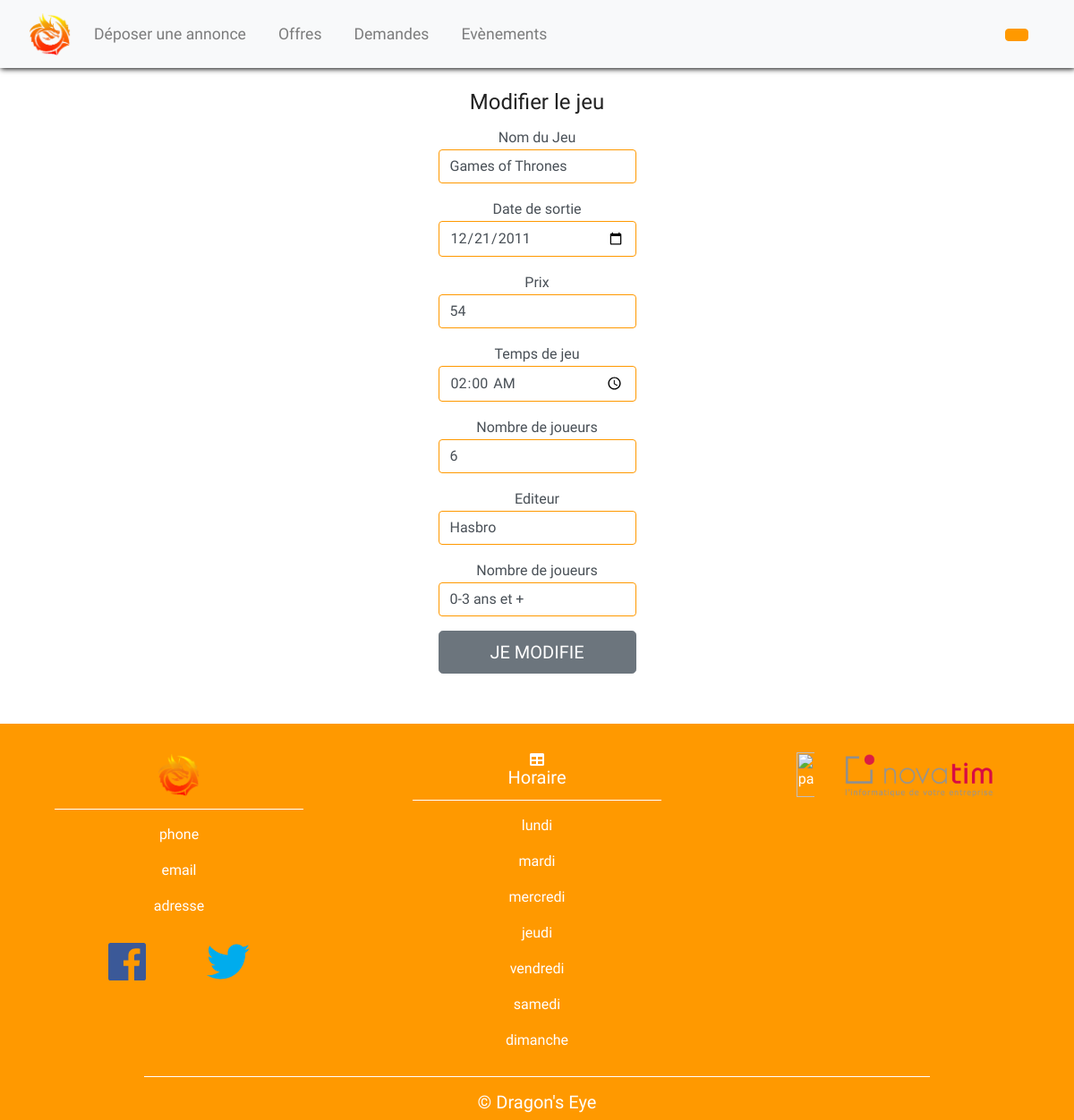
Page /profil/manage/modifManage/modifGame.php (signed in) on the earlier database version.
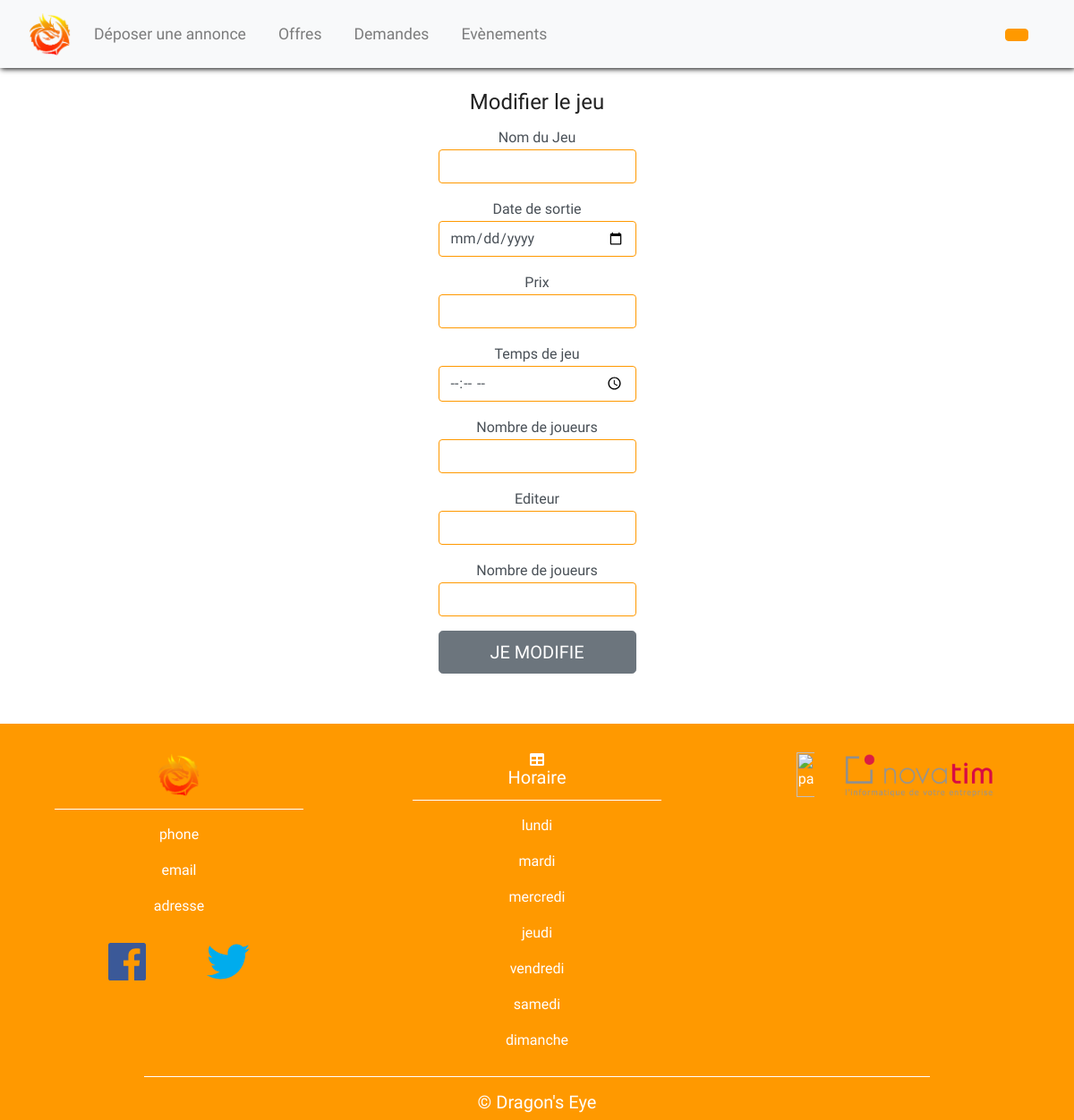
Same page on the later database version.
### tables this page shows
CREATE TABLE DEYE_Jeux(
        IdJeux                 Int  Auto_increment  NOT NULL ,
        designation            Varchar (50) NOT NULL ,
        date_sortie            Date NOT NULL ,
        prix                   Float NOT NULL ,
        temps_Jeux              Time NOT NULL ,
        nb_joueurs             Int NOT NULL ,
        date_validation        Date NOT NULL ,
        IdPersonne             Int ,
        IdEditeur              Int NOT NULL ,
        Id_tranche_age         Int NOT NULL ,
        IdCategorie            Int NOT NULL ,
        IdValidateur           Int ,
        date_entree_Validateur DATETIME NOT NULL
	,CONSTRAINT DEYE_Jeux_PK PRIMARY KEY (IdJeux)
	
	,CONSTRAINT DEYE_Jeux_DEYE_Id_FK FOREIGN KEY (IdPersonne) REFERENCES DEYE_Personne(IdPersonne) ON DELETE CASCADE
	,CONSTRAINT DEYE_Jeux_DEYE_Editeur0_FK FOREIGN KEY (IdEditeur) REFERENCES DEYE_Editeur(IdEditeur) ON DELETE CASCADE
	,CONSTRAINT DEYE_Jeux_DEYE_Trancheage1_FK FOREIGN KEY (Id_tranche_age) REFERENCES DEYE_Trancheage(Id_tranche_age) ON DELETE CASCADE
	,CONSTRAINT DEYE_Jeux_DEYE_Categorie2_FK FOREIGN KEY (IdCategorie) REFERENCES DEYE_Categorie(IdCategorie) ON DELETE CASCADE
	,CONSTRAINT DEYE_Jeux_DEYE_Validateur3_FK FOREIGN KEY (IdValidateur) REFERENCES DEYE_Validateur(IdPersonne) ON DELETE CASCADE
);

CREATE TABLE DEYE_Editeur(
        IdEditeur   Int  Auto_increment  NOT NULL ,
        Nom         Varchar (50) NOT NULL ,
        nationalite Varchar (50) NOT NULL
	,CONSTRAINT DEYE_Editeur_PK PRIMARY KEY (IdEditeur)
);

CREATE TABLE DEYE_Age(
        IdAge Int  Auto_increment  NOT NULL ,
        age_requis     Varchar (50) NOT NULL
	,CONSTRAINT DEYE_Age_PK PRIMARY KEY (IdAge)
);

### profil/manage/modifManage/modifGame.php (the view, shortened to what this page needs)
<?php
$bdd = new PDO('mysql:host=127.0.0.1;dbname=bdd_jeu', 'root', '');
if(isset($_SESSION['IdPersonne']) AND $_SESSION['IdType'] == "A")
{
   $requser = $bdd->prepare('SELECT IdJeux, designation, date_sortie, prix, temps_jeux, nb_joueurs, deye_editeur.Nom, deye_age.age_requis
                              FROM deye_jeux
                              INNER JOIN deye_editeur  ON deye_jeux.IdEditeur = deye_editeur.IdEditeur
                              INNER JOIN deye_age      ON deye_jeux.IdAge = deye_age.IdAge
                             ');
   $requser->execute(array($_GET['idModifGame']));
   $game = $requser->fetch();
?>
<html>
   <head>
      <link rel="stylesheet" href="https://maxcdn.bootstrapcdn.com/bootstrap/4.0.0/css/bootstrap.min.css">
      <link href="../../../css/style.css" rel="stylesheet">
      <link href="../../../css/modifGame_style.css" rel="stylesheet">
   </head>
<body>
  <?php  include('../../../include/header.php'); ?>
   <div class="container-fluid padding">
      <div class="row text-center padding">
         <div class="container center-div">
         <div class="row">
         <form method="POST" class="form-signup">
            <div class="form_modif_game">
            <h4 class="card-title text-center">Modifier le jeu</h4>
              <div class="form-label-group">
                <label for="inputGame">Nom du Jeu</label>
                <input type="text" id="newNom" class="form-control" name="newNom" value="<?php echo $game['designation'];?>" placeholder="Changer de nom">
              </div>
              <div class="form-label-group">
                <label for="inputDate">Date de sortie</label>
                <input type="date" id="newDate" class="form-control" name="newDate" value="<?php echo $game['date_sortie'];?>" placeholder="Changer de date">
              </div>
              <div class="form-label-group">
                <label for="inputPrix">Prix</label>
                <input type="text" id="newPrix" class="form-control" name="newPrix" value="<?php echo $game['prix'];?>" placeholder="Changer prix">
              </div>
              <div class="form-label-group">
                <label for="inputTimeGame">Temps de jeu</label>
                <input type="time" id="newTimeGame" class="form-control" name="newTimeGame" value="<?php echo $game['temps_jeux'];?>" placeholder="Changer le temps de jeu">
              </div>
              <div class="form-label-group">
                <label for="inputNumberPlayers">Nombre de joueurs</label>
                <input type="text" id="newNumberPlayers" class="form-control" name="newNumberPlayers" value="<?php echo $game['nb_joueurs'];?>" placeholder="Changer le nombre de joueurs">
              </div>
              <div class="form-label-group">
                <label for="inputIdEditeur">Editeur</label>
                <input type="text" id="newIdEditeur" class="form-control" name="newIdEditeur" value="<?php echo $game['Nom'];?>" placeholder="Changer le nom de l'éditeur">
              </div>
              <div class="form-label-group">
                <label for="inputIdAge">Nombre de joueurs</label>
                <input type="text" id="newIdAge" class="form-control" name="newIdAge" value="<?php echo $game['age_requis'];?>" placeholder="Changer le nombre de joueurs">
              </div>
              <button class="btn btn-lg btn-secondary btn-block text-uppercase" type="submit">Je modifie</button>
              </div>
         </form>
      </div>
      </div>
    </div>
   </div>
   <?php include('../../../include/footer.php') ?>
</body>
</html>
<?php
}
else{
   header("Location: ../../../connexion/inscription.php");
}
?>

Differences in the rows shown:
no longer on this page (row edited): deye_jeux: newNom "Games of Thrones", newDate "12/21/2011", newPrix "54", newTimeGame "02:00:00", newNumberPlayers "6"
no longer on this page (row unchanged): deye_editeur: newIdEditeur "Hasbro"
removed deye_age: newIdAge "0-3 ans et +"
